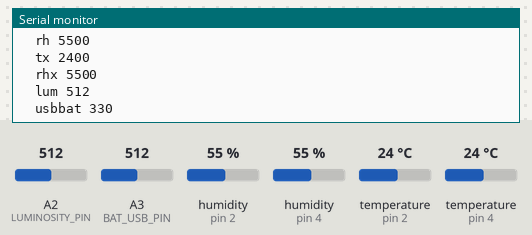
A sketch run on a simulated Arduino Uno, built with avr-gcc and run on an emulated ATmega328P. Shown: the last lines printed to the serial monitor. The inputs (shaded band) are chosen by the test bench; at power-on: humidity (sensors on pin 2, pin 4) 55 %, A2 (LUMINOSITY_PIN) = 512, A3 (BAT_USB_PIN) = 512, temperature (sensors on pin 2, pin 4) 24 °C.

Above: at 4.8 s.
4.9 s: humidity (sensor on pin 2) set to 22 %
6.4 s: humidity (sensor on pin 4) set to 22 %
7.9 s: A2 (LUMINOSITY_PIN) set to 716
9.4 s: A3 (BAT_USB_PIN) set to 716
At 9.8 s:
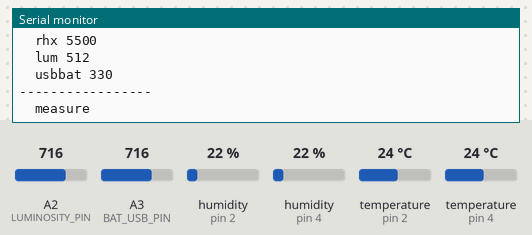
10.9 s: temperature (sensor on pin 2) set to 12 °C
At 12.2 s:
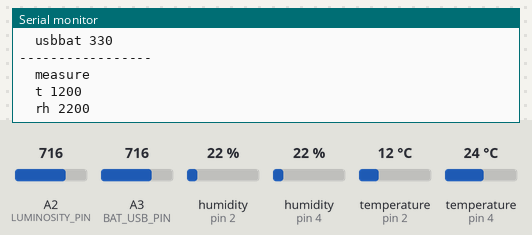
12.4 s: temperature (sensor on pin 4) set to 12 °C
At 13.61 s:
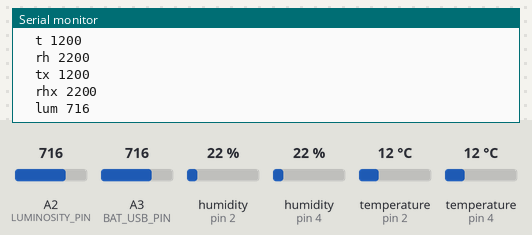

The sketch:

p2pfoodlabtest.ino
```cpp
// (licence header left out)
#include <DHT22.h>

#define RHT03_1_PIN             2
#define RHT03_2_PIN             4
#define LUMINOSITY_PIN          A2
#define BAT_USB_PIN             A3
#define V_REF                   3.3f

#define DebugPrint(_s) { Serial.println(_s); }
#define DebugPrintValue(_s,_v) { Serial.print(_s); Serial.println(_v); }

DHT22 rht03_1(RHT03_1_PIN);
DHT22 rht03_2(RHT03_2_PIN);

static short get_level_usb_batttery()
{
        int a;
        for (int i = 0; i < 20; i++) {
                a = analogRead(BAT_USB_PIN);
                delay(10);
        }
        float v = V_REF * 2.0f * a / 1024.0f;
        short r = (short) (100 * v);
        return r;
}

static short get_level_aaa_batttery()
{
        return 0;
}

static short get_luminosity()
{
        int a;
        for (int i = 0; i < 10; i++) {
                a = analogRead(LUMINOSITY_PIN);
                delay(10);
        }
        return a;
}

static short get_soilhumidity()
{
        return 0;
}

static int get_rht03(DHT22* sensor, short* t, short* h)
{
        delay(2000);

        for (int i = 0; i < 10; i++) {
                DHT22_ERROR_t errorCode = sensor->readData();
                if (errorCode == DHT_ERROR_NONE) {
                        *t = 10 * sensor->getTemperatureCInt();
                        *h = 10 * sensor->getHumidityInt();
                        return 0;
                }
                DebugPrintValue("rht03 error: ", errorCode);
                delay(500);
        }
        return -1;
}

static void measure_sensors()
{
        DebugPrint("-----------------");
        DebugPrint("  measure");

        if (1) {
                short t, rh;
                if (get_rht03(&rht03_1, &t, &rh) == 0) {
                        DebugPrintValue("  t ", t);
                        DebugPrintValue("  rh ", rh);
                }
        }
        if (1) {
                short t, rh;
                if (get_rht03(&rht03_2, &t, &rh) == 0) {
                        DebugPrintValue("  tx ", t);
                        DebugPrintValue("  rhx ", rh);
                }
        }

        if (1) {
                short luminosity = get_luminosity();
                DebugPrintValue("  lum ", luminosity);
        }

        if (1) {
                short level = get_level_usb_batttery();
                DebugPrintValue("  usbbat ", level);
        }

        if (0) {
                short humidity = get_soilhumidity();
                DebugPrintValue("  soil ", humidity);
        }
}

void setup()
{
        Serial.begin(9600);
        DebugPrint("Ready.");
}

void loop()
{
        measure_sensors();
        delay(5000);
}
```

Measured:
- after the input at 10.9 s, the serial monitor: prints a new line after 0.44 s (image 2)
- after the input at 12.4 s, the serial monitor: prints a new line after 0.95 s (image 3)
